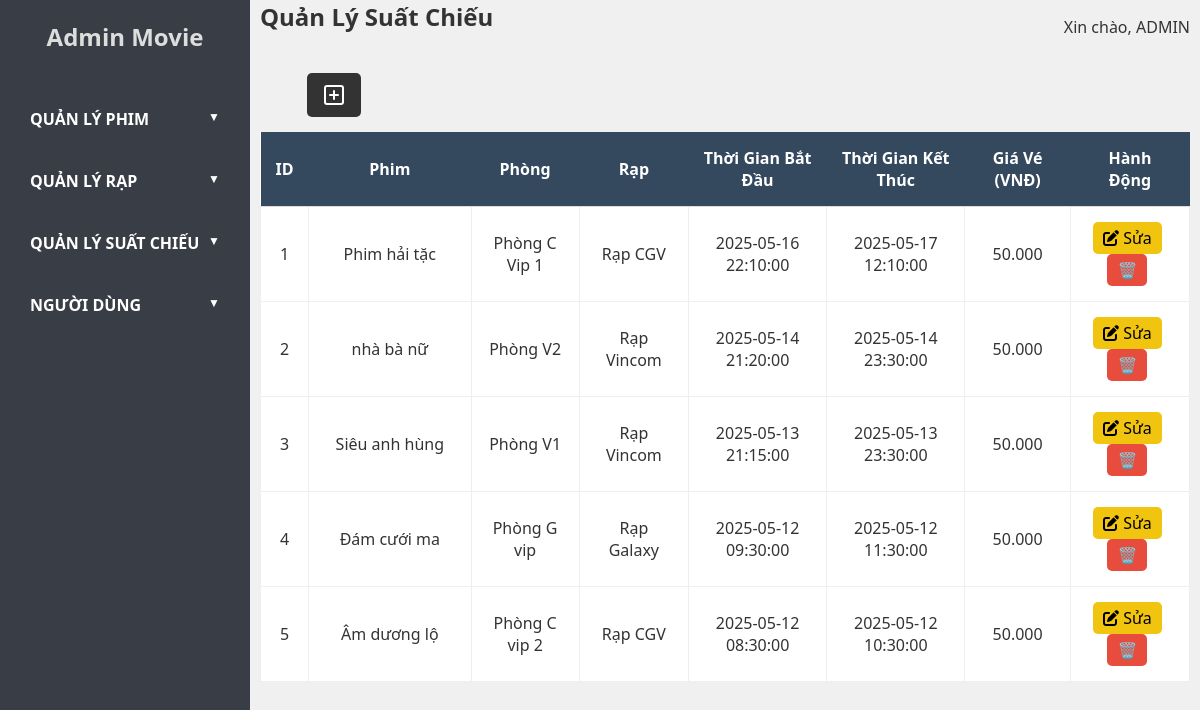
Page /admin.php?controller=showtime&action=index (signed in) on the committed database.
### tables this page shows
CREATE TABLE `showtimes` (
  `id` int NOT NULL,
  `movie_id` int NOT NULL,
  `theater_id` int NOT NULL,
  `room_id` int NOT NULL,
  `start_time` datetime NOT NULL,
  `price` decimal(8,2) NOT NULL,
  `available_seats` int NOT NULL,
  `end_time` datetime NOT NULL
);

CREATE TABLE `movies` (
  `id` int NOT NULL,
  `title` varchar(255) NOT NULL,
  `description` text,
  `duration` int NOT NULL,
  `release_date` date NOT NULL,
  `trailer_path` varchar(100) DEFAULT NULL,
  `poster_path` varchar(100) DEFAULT NULL,
  `view` int DEFAULT '0',
  `created_at` datetime DEFAULT CURRENT_TIMESTAMP,
  `director` varchar(255) DEFAULT NULL
);

CREATE TABLE `rooms` (
  `id` int NOT NULL,
  `theater_id` int NOT NULL,
  `name` varchar(50) NOT NULL,
  `capacity` int NOT NULL,
  `rows` int NOT NULL,
  `columns` int NOT NULL
);

CREATE TABLE `theaters` (
  `id` int NOT NULL,
  `name` varchar(100) NOT NULL,
  `address` varchar(255) NOT NULL,
  `capacity` int NOT NULL
);

### config/database.php (called while the page is built, shortened)
<?php
class Database
{
    private $host = "localhost";
    private $dbname = "table_movie";
    private $username = "root";
    private $password = "";
    public function getConnection()
    {
        try {
            $this->conn = new PDO("mysql:host=$this->host;dbname=$this->dbname", $this->username, $this->password);
            $this->conn->setAttribute(PDO::ATTR_ERRMODE, PDO::ERRMODE_EXCEPTION);
            return $this->conn;
        } catch (PDOException $e) {
            echo "Connection failed: " . $e->getMessage();
        }
    }
}
?>

### models/BaseModel.php (called while the page is built, shortened)
<?php
class BaseModel
{
     public function __construct($db, $table)
     {
          $this->conn = $db;
     }
}
?>

### models/ShowtimeModel.php (called while the page is built, shortened)
<?php
require_once MODEL_PATH . 'BaseModel.php';
class ShowtimeModel extends BaseModel
{
     public function getAllShowtimes()
     {
          $query = "SELECT showtimes.*, movies.title AS movie_title, rooms.name AS room_name, theaters.name AS theater_name
                                        FROM showtimes
                                        JOIN movies ON showtimes.movie_id = movies.id
                                        JOIN rooms ON showtimes.room_id = rooms.id
                                        JOIN theaters ON rooms.theater_id = theaters.id
                                        ORDER BY showtimes.start_time DESC";
          $stmt = $this->conn->prepare($query);
          $stmt->execute();
          return $stmt->fetchAll(PDO::FETCH_ASSOC);
     }
}
?>

### views/admin/admin_showtime/showtime_list.php (the view, shortened to what this page needs)
<div class="main-content">
     <div class="header">
          <h1>Quản Lý Suất Chiếu</h1>
          <div class="user-info">
               <span>Xin chào, ADMIN</span>
          </div>
     </div>
     <div class="nav-search">
          <div class="add">
               <a href="admin.php?controller=showtime&action=edit" class="add-btn">
                    <svg xmlns="http://www.w3.org/2000/svg" width="24" height="24" viewBox="0 0 24 24" fill="none"
                         stroke="currentColor" stroke-width="2" stroke-linecap="round" stroke-linejoin="round"
                         class="lucide lucide-square-plus">
                         <rect width="18" height="18" x="3" y="3" rx="2" />
                         <path d="M8 12h8" />
                         <path d="M12 8v8" />
                    </svg>
               </a>
          </div>
     </div>
     <div class="table-container">
          <table>
               <thead>
                    <tr>
                         <th>ID</th>
                         <th>Phim</th>
                         <th>Phòng</th>
                         <th>Rạp</th>
                         <th>Thời gian bắt đầu</th>
                         <th>Thời gian kết thúc</th>
                         <th>Giá vé (VNĐ)</th>
                         <th>Hành động</th>
                    </tr>
               </thead>
               <tbody>
                    <?php if (empty($showtimes)): ?>
                         <tr>
                              <td colspan="8" style="text-align: center;">Không có suất chiếu nào.</td>
                         </tr>
                    <?php else: ?>
                         <?php $i = 1;
                         foreach ($showtimes as $showtime): ?>
                              <tr>
                                   <td><?= htmlspecialchars($i) ?></td>
                                   <td><?= htmlspecialchars($showtime['movie_title']); ?></td>
                                   <td><?= htmlspecialchars($showtime['room_name']); ?></td>
                                   <td><?= htmlspecialchars($showtime['theater_name']); ?></td>
                                   <td><?= htmlspecialchars($showtime['start_time']); ?></td>
                                   <td><?= htmlspecialchars($showtime['end_time']); ?></td>
                                   <td><?= number_format($showtime['price'], 0, ',', '.'); ?></td>
                                   <td>
                                        <a href="admin.php?controller=showtime&action=edit&id=<?= $showtime['id']; ?>"
                                             class="edit-btn"><i class="fas fa-edit"></i> Sửa</a>
                                        <form method="POST" action="admin.php?controller=showtime&action=delete"
                                             style="display:inline;"
                                             onsubmit="return confirm('Bạn có chắc chắn muốn xóa suất chiếu này?');">
                                             <button type="submit" class="delete-btn">🗑️
                                             </button>
                                        </form>
                                   </td>
                              </tr>
                         <?php $i++;
                         endforeach; ?>
                    <?php endif; ?>
               </tbody>
          </table>
     </div>
</div>

### public/css/admin/style.css (style rules this page uses)
* { margin: 0; padding: 0; box-sizing: border-box; font-family: 'Segoe UI', Tahoma, Geneva, Verdana, sans-serif; }
body { display: flex; height: 100vh; background-color: #f0f0f0; }
button { outline: none; border: none; }
.table-container { height: 550px; overflow-y: auto; }
.main-content { height: 100%; flex: 1; padding: 0 10px; }
.header { display: flex; justify-content: space-between; align-items: center; margin-bottom: 20px; }
.header h1 { font-size: 24px; }
.user-info { font-size: 16px; color: #333; }
.nav-search { display: flex; justify-content: space-between; align-items: center; padding: 0 5%; margin-bottom: 15px; }
.nav-search .add-btn { text-decoration: none; background-color: #333; padding: 10px 15px; color: #fff; border-radius: 5px; display: flex; justify-content: center; align-items: center; }
table { width: 100%; border-collapse: collapse; background-color: white; box-shadow: 0 2px 5px rgba(0, 0, 0, 0.1); }
table th, table td { padding: 15px; text-align: center; border-bottom: 1px solid #ddd; }
table th { background-color: #34495e; color: white; text-transform: capitalize; position: sticky; top: 0; }
table td { color: #333; border: 1px solid #eee; }
.edit-btn, .delete-btn { display: inline-block; padding: 5px 10px; text-decoration: none; border-radius: 5px; margin-right: 5px; font-size: 16px; }
.edit-btn { background-color: #f1c40f; color: black; }
.delete-btn { background-color: #e74c3c; color: white; }
h1 { text-align: center; font-size: 22px; margin-bottom: 20px; color: #333; }

### rows in the picture
showtimes: movie.title "Phim hải tặc", room.name "Phòng C Vip 1", theater.name "Rạp CGV", start_time "2025-05-16 22:10:00", end_time "2025-05-17 12:10:00", price "50.000"
showtimes: movie.title "nhà bà nữ", room.name "Phòng V2", theater.name "Rạp Vincom", start_time "2025-05-14 21:20:00", end_time "2025-05-14 23:30:00", price "50.000"
showtimes: movie.title "Siêu anh hùng", room.name "Phòng V1", theater.name "Rạp Vincom", start_time "2025-05-13 21:15:00", end_time "2025-05-13 23:30:00", price "50.000"
showtimes: movie.title "Đám cưới ma", room.name "Phòng G vip", theater.name "Rạp Galaxy", start_time "2025-05-12 09:30:00", end_time "2025-05-12 11:30:00", price "50.000"
showtimes: movie.title "Âm dương lộ", room.name "Phòng C vip 2", theater.name "Rạp CGV", start_time "2025-05-12 08:30:00", end_time "2025-05-12 10:30:00", price "50.000"
